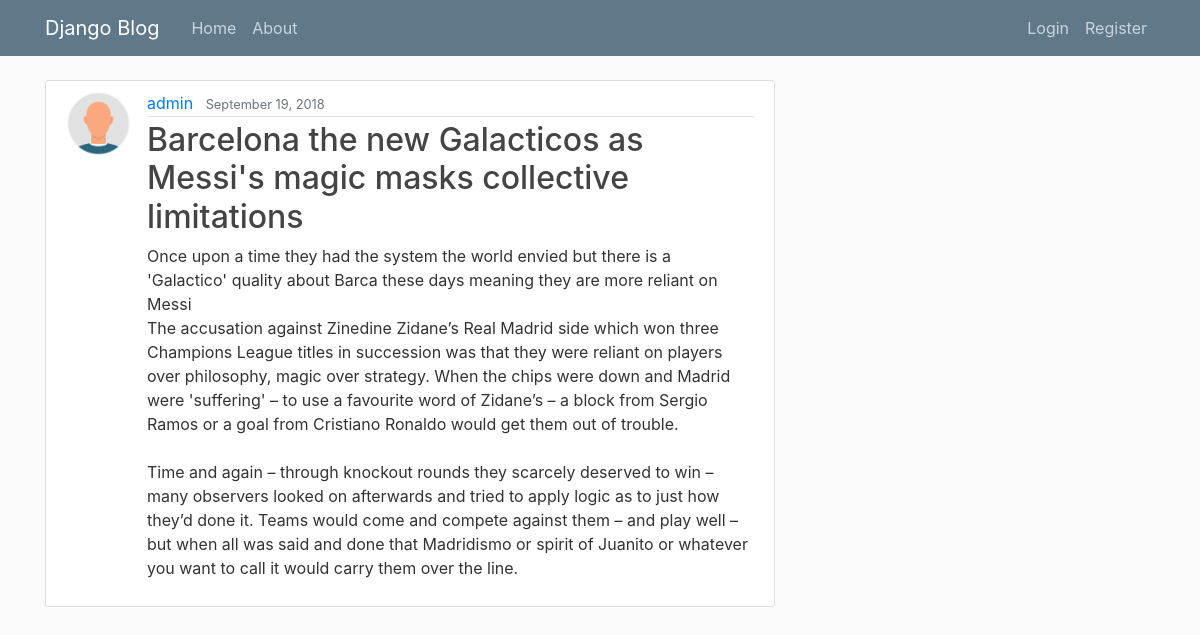
/post/16/, run on the app's committed database.
### blog/models.py (models this page shows, shortened)
class Post(models.Model):
    title = models.CharField(max_length=100)
    content = models.TextField()
    date_posted = models.DateTimeField(default=timezone.now)
    author = models.ForeignKey(User, on_delete=models.CASCADE)

### users/models.py (models this page shows, shortened)
class Profile(models.Model):
    user = models.OneToOneField(User, on_delete=models.CASCADE)
    image = models.ImageField(default='default.jpg', upload_to='profile_pics')

### blog/views.py (the view)
# urls.py: path('post/<int:pk>/', PostDetailView.as_view(), name='post-detail'),
class PostDetailView(DetailView):
    model = Post

### blog/templates/blog/post_detail.html (shortened to what this page needs)
{% extends "blog/base.html" %}
{% block content %}
  <article class="media content-section">
    <img class="rounded-circle article-img" src="{{ object.author.profile.image.url }}">
    <div class="media-body">
      <div class="article-metadata">
        <a class="mr-2" href="{% url 'user-posts' object.author.username %}">{{ object.author }}</a>
        <small class="text-muted">{{ object.date_posted|date:"F d, Y" }}</small>
      </div>
      <h2 class="article-title">{{ object.title }}</h2>
      <p class="article-content">{{ object.content }}</p>
    </div>
  </article>
{% endblock content %}

### blog/static/blog/main.css (style rules this page uses)
body { background: #fafafa; color: #333333; margin-top: 5rem; }
h1, h2, h3, h4, h5, h6 { color: #444444; }
.content-section { background: #ffffff; padding: 10px 20px; border: 1px solid #dddddd; border-radius: 3px; margin-bottom: 20px; }
.article-title { color: #444444; }
.article-content { white-space: pre-line; }
.article-img { height: 65px; width: 65px; margin-right: 16px; }
.article-metadata { padding-bottom: 1px; margin-bottom: 4px; border-bottom: 1px solid #e3e3e3 }

### data on the page
Post: author.profile.image (picture), author "admin", date_posted "September 19, 2018", title "Barcelona the new Galacticos as Messi's magic masks collective limitations", content "Once upon a time they had the system the world envied but there is a 'Galactico' quality about Barca these days meaning they are more reliant on Messi The accusation against Zinedine Zidane’s Real Madrid side which won three Champions League titles in succession was that they were reliant on players over philosophy, magic over strategy. When the chips were down and Madrid were 'suffering' – to use a favourite word of Zidane’s – a block from Sergio Ramos or a goal from Cristiano Ronaldo would get them out of trouble. Time and again – through knockout rounds they scarcely deserved to win – many observers looked on afterwards and tried to apply logic as to just how they’d done it. Teams would…"
